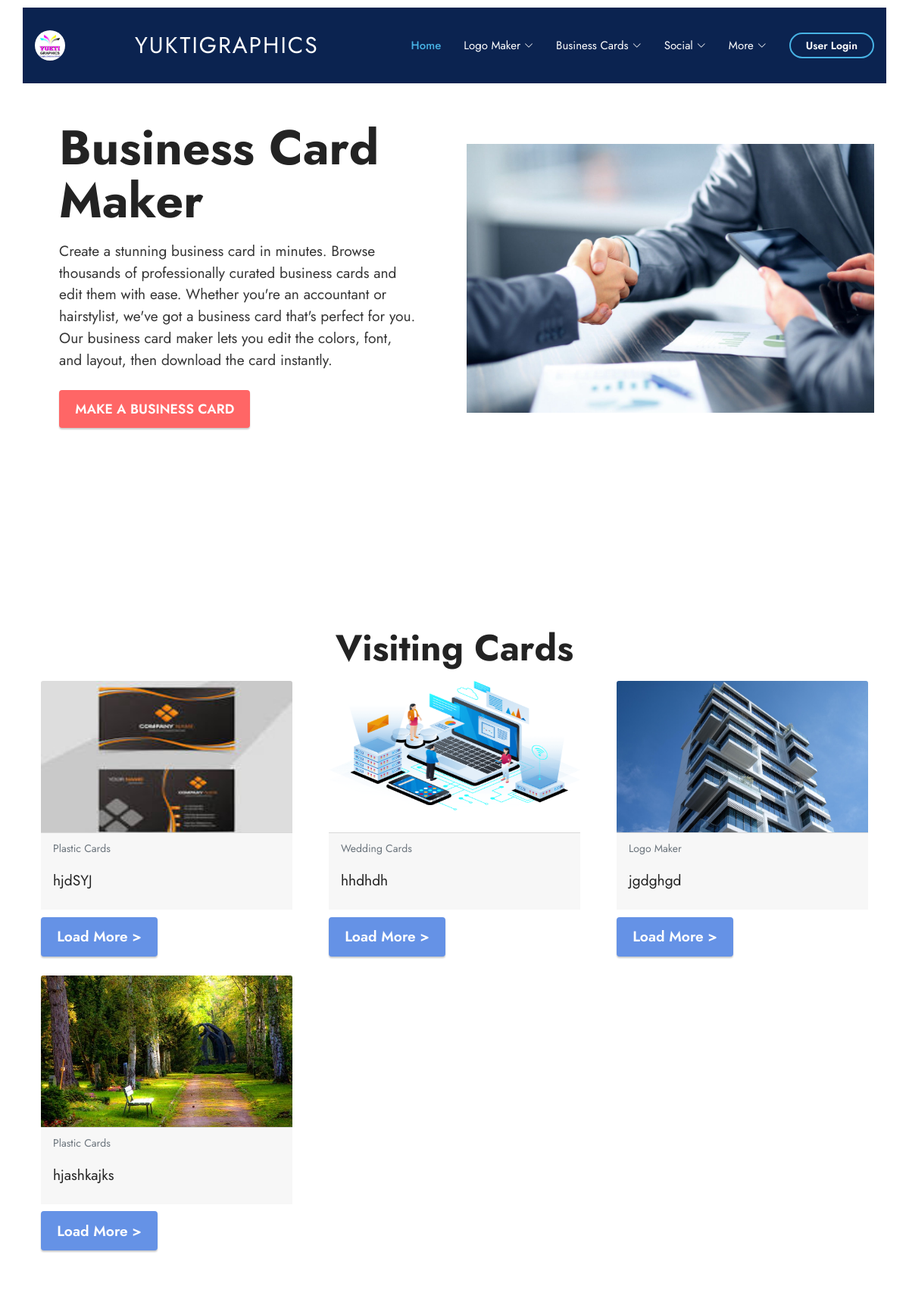
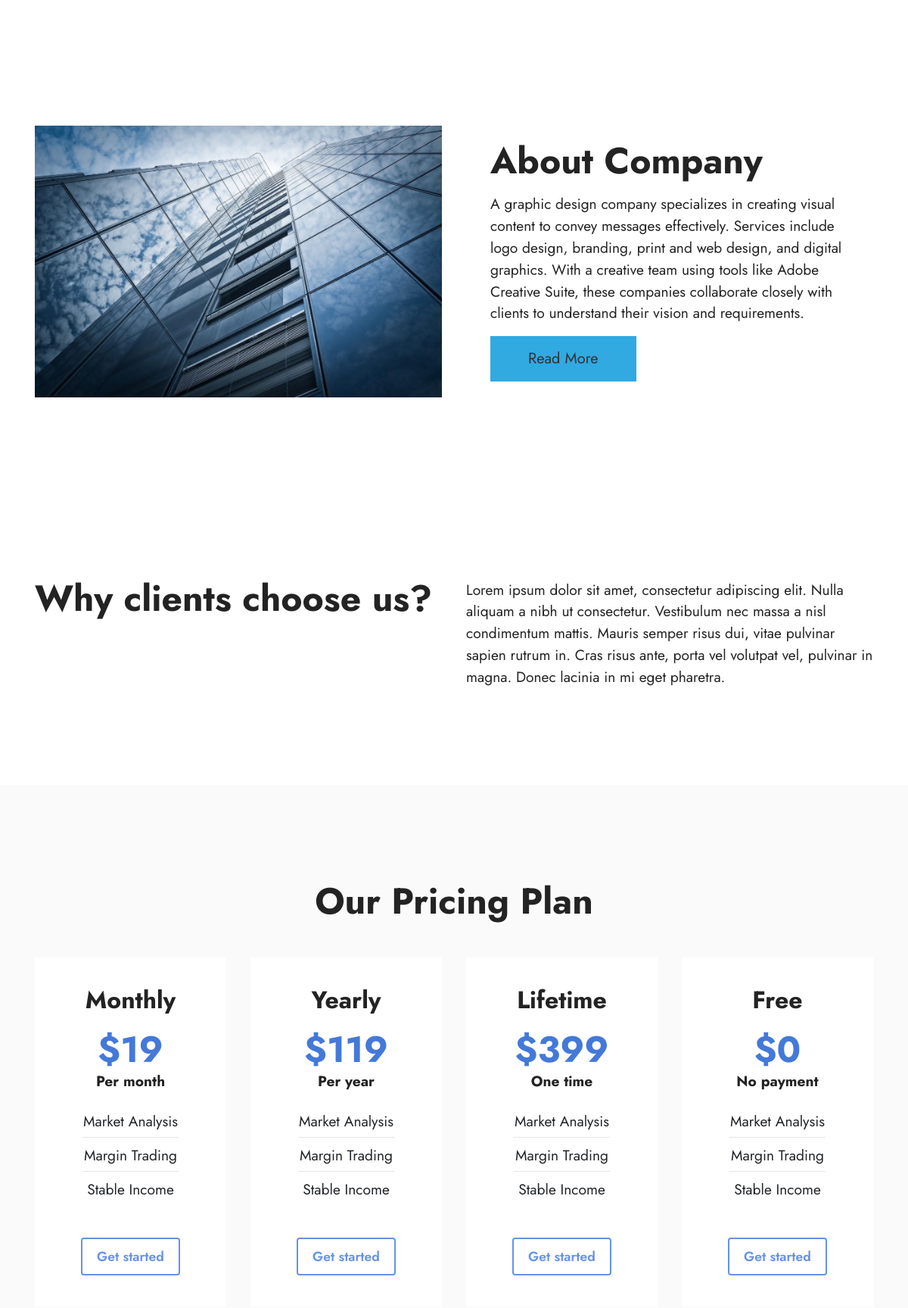
The app's page / (signed in, upper part) with its own data (2 pictures, top to bottom).
### YG/models.py (models this page shows, shortened)
class Card(models.Model):
    title = models.CharField(max_length=255)
    description = models.TextField()
    category = models.ForeignKey(Category, on_delete=models.CASCADE)
    price = models.DecimalField(max_digits=8, decimal_places=2, default=0.0)
    image = models.ImageField(upload_to='card_images/', blank=True, null=True)

class Category(models.Model):
    name = models.CharField(max_length=255, unique=True)
    def __str__(self):
        return self.name

### YG/views.py (the view)
# urls.py: path('',index,name="index"),
def index(request):
    category = Category.objects.all()
    card = Card.objects.all()
    username = request.user.username
    user = User.objects.get(username=username)
    profile = Profile.objects.get(user=user)
    return render(request,'index.html',{'card': card, 'category': category})

### YG/templates/index.html (shortened to what this page needs)
<!DOCTYPE html>
<html lang="en">
{% load static %}
{% include 'navigation.html' %}
<head>
  <link href="{% static '/vendor/bootstrap/css/bootstrap.min.css' %}" rel="stylesheet">
  <link href="{% static '/vendor/bootstrap-icons/bootstrap-icons.css' %}" rel="stylesheet">
  <link href="{% static '/vendor/boxicons/css/boxicons.min.css' %}" rel="stylesheet">
  <link href="{% static '/vendor/glightbox/css/glightbox.min.css' %}" rel="stylesheet">
  <link href="{% static '/vendor/remixicon/remixicon.css' %}" rel="stylesheet">
  <link href="{% static '/vendor/swiper/swiper-bundle.min.css' %}" rel="stylesheet">
  <link href="{% static 'css/styles.css' %}" rel="stylesheet">
  <link rel="stylesheet" href="static/assets/web/assets/mobirise-icons2/mobirise2.css">
  <link rel="stylesheet" href="static/assets/bootstrap/css/bootstrap.min.css">
  <link rel="stylesheet" href="static/assets/bootstrap/css/bootstrap-grid.min.css">
  <link rel="stylesheet" href="static/assets/bootstrap/css/bootstrap-reboot.min.css">
  <link rel="stylesheet" href="static/assets/dropdown/css/style.css">
  <link rel="stylesheet" href="static/assets/socicon/css/styles.css">
  <link rel="stylesheet" href="static/assets/theme/css/style.css">
  <link rel="preload" as="style" href="static/assets/mobirise/css/mbr-additional.css"><link rel="stylesheet" href="static/assets/mobirise/css/mbr-additional.css" type="text/css">
</head>
<body>
  <section data-bs-version="5.1" class="header14 cid-sFzxmVl7J6" id="header14-1f">
    <div class="container">
        <div class="row justify-content-center align-items-center">
            <div class="col-12 col-md-6 image-wrapper">
                <img src="static/assets/images/mbr-1256x829.jpg" alt="Mobirise Website Builder">
            </div>
            <div class="col-12 col-md">
                <div class="text-wrapper">
                    <h1 class="mbr-section-title mbr-fonts-style mb-3 display-1"><strong>Business Card Maker</strong></h1>
                    <p class="mbr-text mbr-fonts-style display-7">
                        Create a stunning business card in minutes. Browse thousands of professionally curated business cards and edit them with ease. Whether you're an accountant or hairstylist, we've got a business card that's perfect for you. Our business card maker lets you edit the colors, font, and layout, then download the card instantly.</p>
                    <div class="mbr-section-btn mt-3"><a class="btn btn-secondary display-4" href="{% url 'make_business_card' %}">MAKE A BUSINESS CARD</a></div>
                </div>
            </div>
        </div>
    </div>
</section>
{% block content %}
<section data-bs-version="5.1" class="features3 cid-tYwYkp0vdm" id="features3-0">
  <div class="container">
      <div class="mbr-section-head">
          <h4 class="mbr-section-title mbr-fonts-style align-center mb-0 display-2">
              <strong>Visiting Cards</strong></h4>
      </div>
    <div class="row">
        {% for x in card %}
         <div class="col-sm-4">
          <div class="card m-2">
           <img src="{{x.image.url}}" alt="" class="card-img-top" height="200px">
           <div class="card-footer">
            <small class="text-muted">{{x.category}}</small>
            <p class="mbr-text mbr-fonts-style mt-3 display-7">{{x.description}}</p>
           </div>
           <div class="mbr-section-btn item-footer mt-2"><a href="/cards/{{x.card_id}}" class="btn btn-primary item-btn display-7">Load More
            &gt;</a></div>
          </div>
         </div>
        {% endfor %}
    </div>
</section>
{% endblock %}
<section data-bs-version="5.1" class="header14 cid-sFzz5E692j" id="header14-1j">
    <div class="container">
        <div class="row justify-content-center align-items-center">
            <div class="col-12 col-md-6 image-wrapper">
                <img src="static/assets/images/mbr-1256x837.jpg" alt="Mobirise Website Builder">
            </div>
            <div class="col-12 col-md">
                <div class="text-wrapper">
                    <h1 class="mbr-section-title mbr-fonts-style mb-3 display-2">
                        <strong>About Company</strong></h1>
                        <p class="text mbr-text mbr-fonts-style display-7">
                        A graphic design company specializes in creating visual content to convey messages effectively.
                        Services include logo design, branding, print and web design, and digital graphics.
                        With a creative team using tools like Adobe Creative Suite, these companies collaborate closely with
                        clients to understand their vision and requirements.<br></p>
                        <button class="read-more-btn" onclick="toggleReadMore()">Read More</button>
                </div>
            </div>
        </div>
    </div>
</section>
<section data-bs-version="5.1" class="content10 cid-sFAZRnJnnI" id="content10-22">
    <div class="container">
        <div class="row justify-content-center">
            <div class="col-12 col-md">
                <h6 class="mbr-section-subtitle mbr-fonts-style mb-4 display-2"><strong>Why clients choose us?</strong></h6>
            </div>
            <div class="col-md-12 col-lg-6">
                <p class="mbr-text mbr-fonts-style display-7">Lorem ipsum dolor sit amet, consectetur adipiscing elit. Nulla aliquam a nibh ut consectetur. Vestibulum nec massa a nisl condimentum mattis. Mauris semper risus dui, vitae pulvinar sapien rutrum in. Cras risus ante, porta vel volutpat vel, pulvinar in magna. Donec lacinia in mi eget pharetra.</p>
            </div>
        </div>
    </div>
</section>
<section data-bs-version="5.1" class="content4 cid-sFzIdnt1ra" id="content4-1q">
    <div class="container">
        <div class="row justify-content-center">
            <div class="title col-md-12 col-lg-10">
                <h3 class="mbr-section-title mbr-fonts-style align-center mb-4 display-2"><strong>Our Pricing Plan</strong></h3>
            </div>
        </div>
    </div>
</section>
<section data-bs-version="5.1" class="pricing2 cid-sFzDdjoEIw" id="pricing2-1k">
    <div class="container">
        <div class="row justify-content-center">
            <div class="col-12 col-md-6 align-center col-lg-3">
                <div class="plan">
                    <div class="plan-header">
                        <h6 class="plan-title mbr-fonts-style mb-3 display-5">
                            <strong>Monthly</strong>
                        </h6>
                        <div class="plan-price">
                            <p class="price mbr-fonts-style m-0 display-2"><strong>$19</strong></p>
                            <p class="price-term mbr-fonts-style mb-3 display-7"><strong>Per month</strong>
                            </p>
                        </div>
                    </div>
                    <div class="plan-body">
                        <div class="plan-list mb-4">
                            <ul class="list-group mbr-fonts-style list-group-flush display-7">
                                <li class="list-group-item">Market Analysis</li><li class="list-group-item">Margin Trading</li><li class="list-group-item">Stable Income</li>
                            </ul>
                        </div>
                        <div class="mbr-section-btn text-center"><a href="https://mobiri.se" class="btn btn-primary-outline display-4">Get started</a></div>
                    </div>
                </div>
            </div>
            <div class="col-12 col-md-6 align-center col-lg-3">
                <div class="plan">
                    <div class="plan-header">
                        <h6 class="plan-title mbr-fonts-style mb-3 display-5">
                            <strong>Yearly</strong>
                        </h6>
                        <div class="plan-price">
                            <p class="price mbr-fonts-style m-0 display-2"><strong>$119</strong></p>
                            <p class="price-term mbr-fonts-style mb-3 display-7"><strong>Per year</strong>
                            </p>
                        </div>
                    </div>
                    <div class="plan-body">
                        <div class="plan-list mb-4">
                            <ul class="list-group mbr-fonts-style list-group-flush display-7">
                                <li class="list-group-item">Market Analysis
</li><li class="list-group-item">Margin Trading
</li><li class="list-group-item">Stable Income</li>
                            </ul>
                        </div>
                        <div class="mbr-section-btn text-center"><a href="https://mobiri.se" class="btn btn-primary-outline display-4">Get started</a></div>
                    </div>
                </div>
            </div>
            <div class="col-12 col-md-6 align-center col-lg-3">
                <div class="plan">
                    <div class="plan-header">
                        <h6 class="plan-title mbr-fonts-style mb-3 display-5">
                            <strong>Lifetime</strong>
                        </h6>
                        <div class="plan-price">
                            <p class="price mbr-fonts-style m-0 display-2"><strong>$399</strong></p>
                            <p class="price-term mbr-fonts-style mb-3 display-7"><strong>One time</strong>
                            </p>
                        </div>
                    </div>
                    <div class="plan-body">
                        <div class="plan-list mb-4">
                            <ul class="list-group mbr-fonts-style list-group-flush display-7">
                                <li class="list-group-item">Market Analysis
</li><li class="list-group-item">Margin Trading
</li><li class="list-group-item">Stable Income</li>
                            </ul>
                        </div>
                        <div class="mbr-section-btn text-center"><a href="https://mobiri.se" class="btn btn-primary-outline display-4">Get started</a></div>
                    </div>
                </div>
            </div>
            <div class="col-12 col-md-6 align-center col-lg-3">
                <div class="plan">
                    <div class="plan-header">
                        <h6 class="plan-title mbr-fonts-style mb-3 display-5">
                            <strong>Free</strong>
                        </h6>
                        <div class="plan-price">
                            <p class="price mbr-fonts-style m-0 display-2"><strong>$0</strong></p>
                            <p class="price-term mbr-fonts-style mb-3 display-7"><strong>No payment</strong>
                            </p>
                        </div>
                    </div>
                    <div class="plan-body">
                        <div class="plan-list mb-4">
                            <ul class="list-group mbr-fonts-style list-group-flush display-7">
                                <li class="list-group-item">Market Analysis
</li><li class="list-group-item">Margin Trading
</li><li class="list-group-item">Stable Income</li>
                            </ul>
                        </div>
                        <div class="mbr-section-btn text-center"><a href="https://mobiri.se" class="btn btn-primary-outline display-4">Get started</a></div>
                    </div>
                </div>
            </div>
        </div>
    </div>
</section>
  {% include 'footer.html' %}
</body>
</html>

### YG/templates/navigation.html (shortened to what this page needs)
<!DOCTYPE html>
<html lang="en">
{% load static %}
<head>
  <link href="{% static '/vendor/bootstrap/css/bootstrap.min.css' %}" rel="stylesheet">
  <link href="{% static '/vendor/bootstrap-icons/bootstrap-icons.css' %}" rel="stylesheet">
  <link href="{% static '/vendor/boxicons/css/boxicons.min.css' %}" rel="stylesheet">
  <link href="{% static '/vendor/glightbox/css/glightbox.min.css' %}" rel="stylesheet">
  <link href="{% static '/vendor/remixicon/remixicon.css' %}" rel="stylesheet">
  <link href="{% static '/vendor/swiper/swiper-bundle.min.css' %}" rel="stylesheet">
  <link href="{% static 'css/styles.css' %}" rel="stylesheet">
</head>
<body>
  <header id="header" class="fixed-top ">
    <div class="container d-flex align-items-center" style="background-color: #0b2350;">
    <a href="index.html" class="logo me-auto"><img src="static/images/logo.jpg" alt="logo" class="img-fluid rounded-circle"></a>
      <h1 class="logo me-auto"><a href="{% url 'index' %}">YuktiGraphics</a></h1>
      <nav id="navbar" class="navbar">
        <ul>
          <li><a class="nav-link scrollto active" href="{% url 'index' %}">Home</a></li>
          <li class="dropdown"><a href="{% url 'logo_maker' %}"><span>Logo Maker</span> <i class="bi bi-chevron-down"></i></a>
            </li>
          <li class="dropdown"><a href="{% url 'business_card' %}"><span>Business Cards</span> <i class="bi bi-chevron-down"></i></a>
            </li>
          <li class="dropdown"><a href="#"><span>Social</span> <i class="bi bi-chevron-down"></i></a>
          </li>
          <li class="dropdown"><a href="#"><span>More</span> <i class="bi bi-chevron-down"></i></a>
          </li>
          <li><a class="getstarted scrollto" href="{% url 'user_login' %}">User Login</a>
            </li>
        </ul>
      </nav>
    </div>
  </header>
</body>
</html>

### YG/templates/footer.html (shortened to what this page needs)
<!DOCTYPE html>
<html  >
<head>
  <link rel="stylesheet" href="static/assets/web/assets/mobirise-icons2/mobirise2.css">
  <link rel="stylesheet" href="static/assets/bootstrap/css/bootstrap.min.css">
  <link rel="stylesheet" href="static/assets/bootstrap/css/bootstrap-grid.min.css">
  <link rel="stylesheet" href="static/assets/bootstrap/css/bootstrap-reboot.min.css">
  <link rel="stylesheet" href="static/assets/dropdown/css/style.css">
  <link rel="stylesheet" href="static/assets/socicon/css/styles.css">
  <link rel="stylesheet" href="static/assets/theme/css/style.css">
  <link rel="preload" as="style" href="static/assets/mobirise/css/mbr-additional.css"><link rel="stylesheet" href="static/assets/mobirise/css/mbr-additional.css" type="text/css">
</head>
<body>
</body>
</html>

### records on screen
Card: image (picture), category "Plastic Cards", description "hjdSYJ"
Card: image (picture), category "Wedding Cards", description "hhdhdh"
Card: image (picture), category "Logo Maker", description "jgdghgd"
Card: image (picture), category "Plastic Cards", description "hjashkajks"
